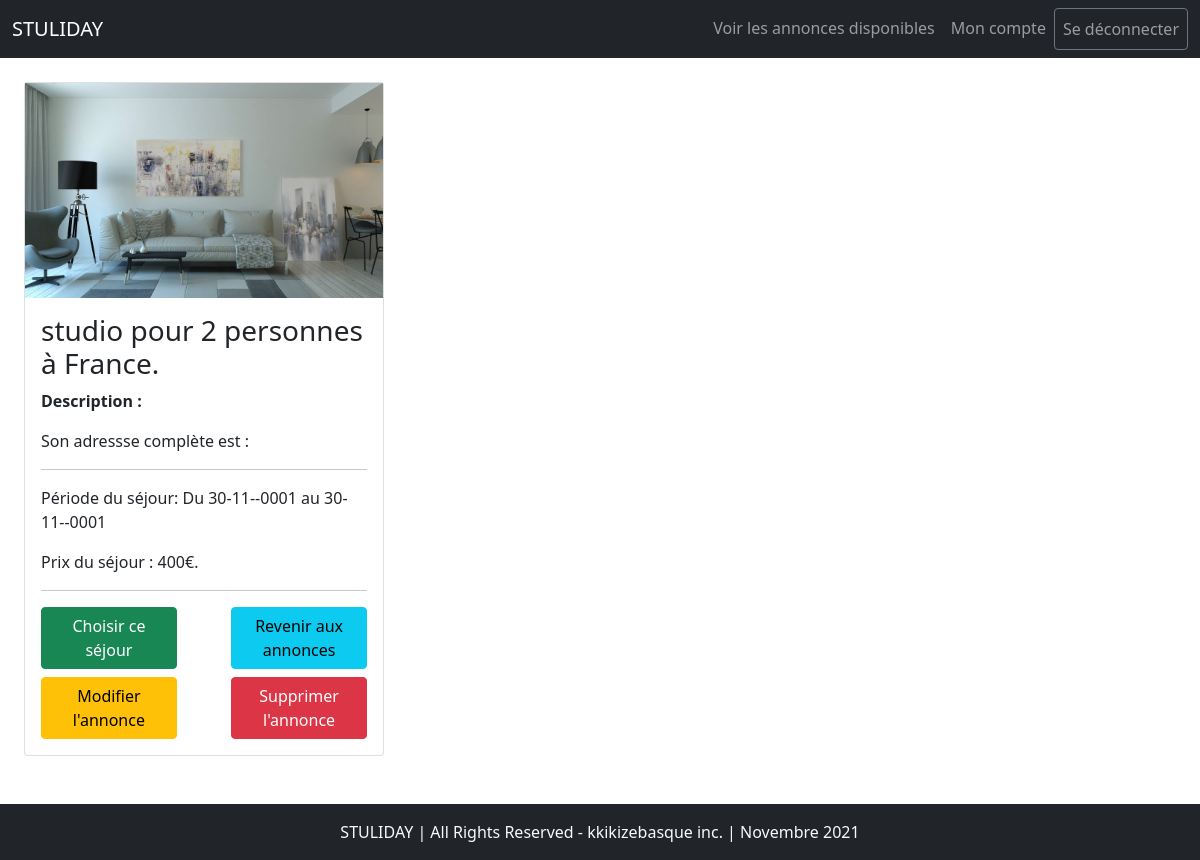
/detail.php?id=3 (signed in), run on the app's committed database.
### tables this page shows
CREATE TABLE `location` (
  `location_id` int(11) NOT NULL,
  `type` varchar(255) NOT NULL,
  `capacity` int(11) NOT NULL,
  `location_adress` varchar(255) DEFAULT NULL,
  `country` varchar(255) NOT NULL,
  `description` text DEFAULT NULL,
  `price` float NOT NULL,
  `image` varchar(512) DEFAULT NULL,
  `date_start` date NOT NULL,
  `date_end` date NOT NULL,
  `auth-id` int(11) NOT NULL
);

### _zoom-annonces.php (called while the page is built, shortened)
<?php
$id = $_GET['id'];
$viewAnnonce = "SELECT * from location WHERE location_id = :location_id";
$reqViewAnnonce = $connexion->prepare($viewAnnonce);
$reqViewAnnonce->bindValue(':location_id',$id);
$reqViewAnnonce->execute();
$annonce = $reqViewAnnonce->fetch();
?>

### detail.php (the view, shortened to what this page needs)
<?php
require 'includes/connect.php';
include_once '_navbar.php';
include_once '_zoom-annonces.php';
?>
<div class="card m-4" style="width:30%">
    <img src="<?php echo $annonce['image']; ?>" alt="<?php echo $annonce['type']; ?>" class="img-fluid">
    <div class="card-body">
        <h3 class="card-title"><?php echo $annonce['type'];?> pour <?php echo $annonce['capacity']; ?> personnes à <?php echo $annonce['country']?>.</h3>
        <p class="fw-bold">Description :</p>
        <p>Son adressse complète est : <?php echo $annonce['location_adress'];?></p>
        <hr>
        <p>Période du séjour: Du <?php echo date('d-m-Y',strtotime($annonce['date_start']));?> au <?php echo date('d-m-Y',strtotime($annonce['date_end']));?></p>
        <p>Prix du séjour : <?php echo $annonce['price']; ?>€.</p>
        <hr>
        <div class="d-flex justify-content-between mt-2 ">
        <a href="#" class="btn btn-success col-5">Choisir ce séjour</a>
        <a href="annonces.php" class="btn btn-info col-5">Revenir aux annonces</a>
        </div>
        <div class="d-flex justify-content-between mt-2 ">
        <a href="modifier-annonces.php?id=<?php echo $annonce['location_id']; ?>" class="btn btn-warning col-5">Modifier l'annonce</a>
        <a href="delete.php?id=<?php echo $annonce['location_id']; ?>" class="btn btn-danger col-5">Supprimer l'annonce</a>
        </div>
    </div>
</div>
<?php
include_once "_footer.php";
?>

### data on the page
location: image+type (picture), type "studio", capacity "2", country "France", date_start "30-11--0001", date_end "30-11--0001", price "400"
